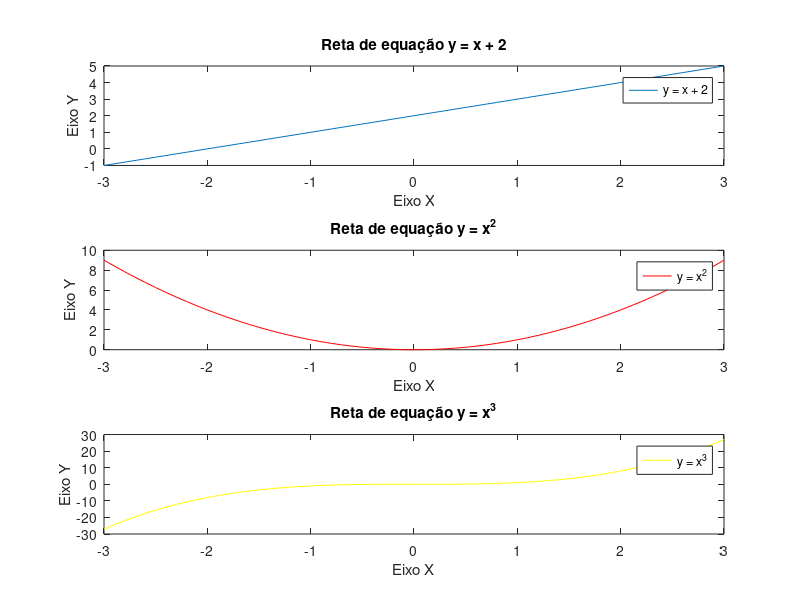

The MATLAB source for this figure:
% Preparação dos dados
x = -3:0.1:3;

% Definição da lei de formação
% y = x.^2;

% A lei de formação define uma parabola

% plot(x,y, 'r*--')

% Anotações e textos
% title("Parabola definida no intervalo [-3, 3]")
% xlabel("Eixo X")
% ylabel("Eixo Y")
% legend("y = x^2")

% Mini janela de zoom
% axes('Position', [0.4 0.5 0.2 0.3])

% Plote o gráfico novamente agora na janela
% plot(x, y, 'r*--', 'linewidth', 1.5)

% Defina os limites de x e y na janela
% xlim([0 1])
% ylim([0 1])

% grid on

y1 = x.*1 + 2;
y2 = x.^2;
y3 = x.^3;

% comandos para plotar graficos na mesma figura
% plot(x, y1, x, y2, 'r')
% title("Multiplos graficos no plot")
% xlabel("Eixo X")
% ylabel("Eixo Y")
% legend("y1 = x + 2", "y2 = X^2")

subplot(3, 1, 1)
plot(x, y1)
xlabel("Eixo X")
ylabel("Eixo Y")
title("Reta de equação y = x + 2")
legend("y = x + 2")

subplot(3, 1, 2)
plot(x, y2 ,'r')
xlabel("Eixo X")
ylabel("Eixo Y")
title("Reta de equação y = x^2")
legend("y = x^2")

subplot(3, 1, 3)
plot(x, y3, 'y')
xlabel("Eixo X")
ylabel("Eixo Y")
title("Reta de equação y = x^3")
legend("y = x^3")

print -dpng graf.png
